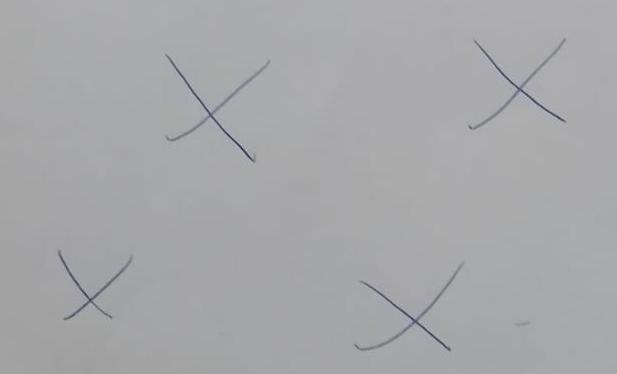
#> input picture imagen2.jpg, 617 x 374 px
$ python main3.py
#> lines starting #> are read from the running program, lines starting #| are printed output that depends on the picture; after the words box and inside, x2 and y2 are one past the last pixel; in counts of white or black regions, pixels touching at a corner belong together
import cv2

# Cargar la imagen
image = cv2.imread("imagen2.jpg")
#> image is the input picture: shape (374, 617, 3); mean B, G, R 169.7, 167.7, 167.3

# Convertir a escala de grises
gray = cv2.cvtColor(image, cv2.COLOR_BGR2GRAY)

# Aplicar umbralización adaptativa para obtener una imagen binaria
thresh = cv2.adaptiveThreshold(gray, 255, cv2.ADAPTIVE_THRESH_GAUSSIAN_C, cv2.THRESH_BINARY_INV, 11, 2)
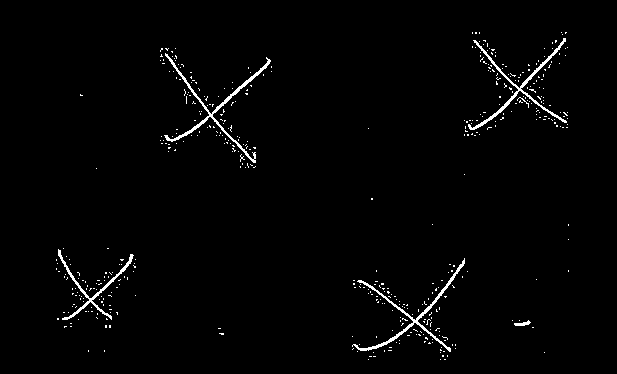
#> thresh: shape (374, 617); 1.7% white in thin lines or dots, all inside (x1, y1, x2, y2) = (56, 32, 569, 360)

# Encontrar los contornos de la imagen binaria
contours, hierarchy = cv2.findContours(thresh, cv2.RETR_TREE, cv2.CHAIN_APPROX_SIMPLE)
#> contours = 463 contours, 458 with area under 20; largest, box (x1, y1, x2, y2) and area: (164, 53, 271, 163) 537, (352, 258, 465, 352) 496, (468, 38, 567, 130) 490, (58, 249, 134, 320) 342, (514, 320, 531, 326) 36

# Contar el número de contornos que parecen una X
count = 0
coord_x = []
coord_y = []
for contour in contours:
    approx = cv2.approxPolyDP(contour, 0.01*cv2.arcLength(contour, True), True)
    if len(approx) == 1:
        x, y, w, h = cv2.boundingRect(contour)
        if w/h > 0.8 and w/h < 1.2:
            count += 1/50
            conteo=round(count,0)
            # Selecciona la coordenada central de la equis
            coord_x.append((x + w) / 2)
            coord_y.append((y + h) / 2)
#> this loop made 463 passes
#> (x, y, count, conteo) on passes 2, 3, 8, 9, 10, 12, 18, 20, 24, 25, 26, 28: (440, 359, 0.02, 0), (368, 359, 0.04, 0), (544, 352, 0.06, 0), (440, 352, 0.08, 0), (373, 352, 0.1, 0), (357, 351, 0.12, 0), (455, 348, 0.14, 0), (441, 347, 0.16, 0), (359, 344, 0.18, 0), (399, 343, 0.2, 0), (432, 342, 0.22, 0), (396, 342, 0.24, 0)
#> (x, y) on pass 161: (96, 283)
#> after the loop, coord_x = 185 values, max 284.5 at index 78, min 29 at index 73, mean 166.4; coord_y = 185 values, max 180 at index 0, min 16.5 at index 184, mean 94.34; count = 3.7

# Imprimir el resultado
print("Cantidad de equis escritas con lápiz:", conteo)
#| Cantidad de equis escritas con lápiz: 4.0
print("Coordenadas de las equis:", coord_x, coord_y)
#> (printed output is left out)

$ run again, with imagen.jpg copied over imagen2.jpg
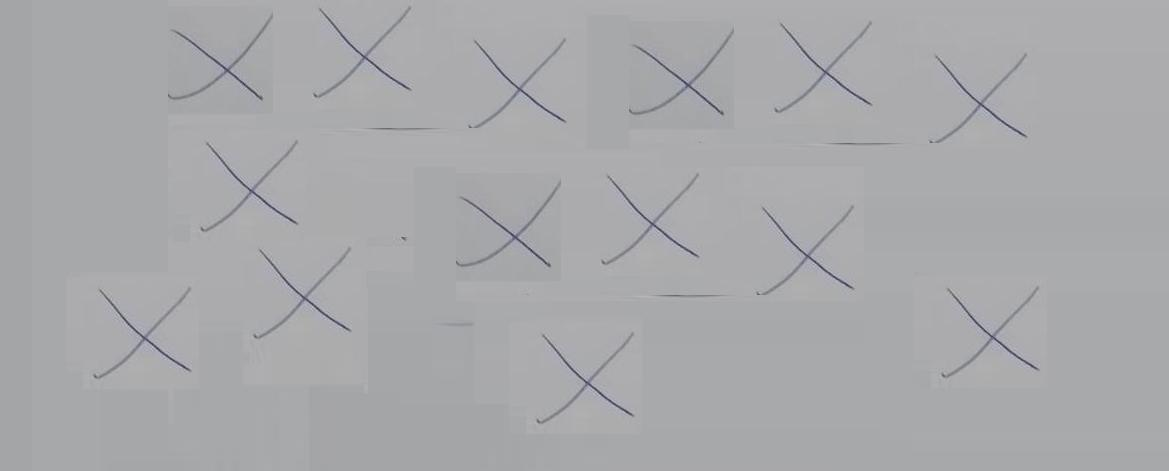
#> input picture imagen.jpg, 1169 x 471 px
#> image is the input picture: shape (471, 1169, 3); mean B, G, R 171.2, 168.9, 168.4
#> `thresh = cv2.adaptiveThreshold(gray, 255, cv2.ADAPTIVE_THRESH_GAUSSIAN..`:
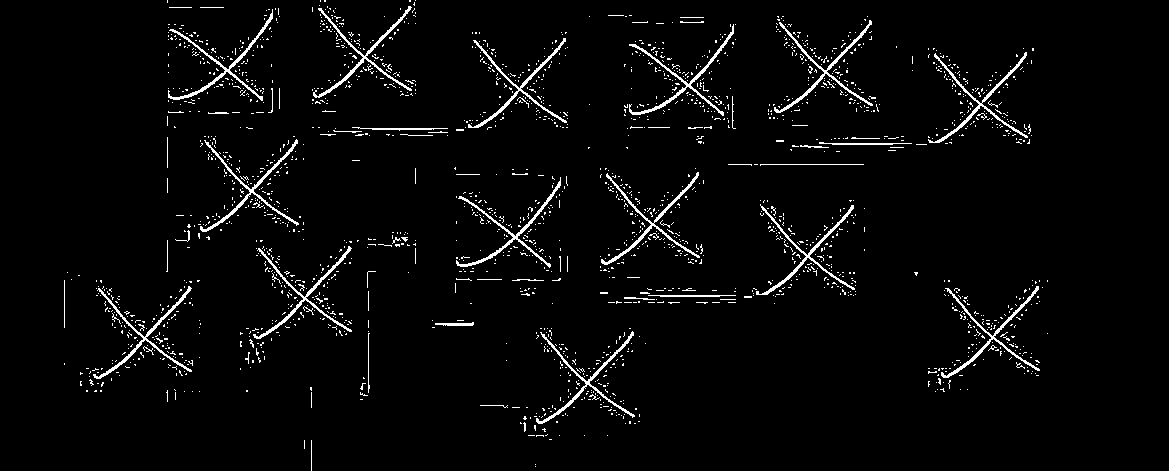
#> thresh: shape (471, 1169); 3.4% white in thin lines or dots, all inside (x1, y1, x2, y2) = (64, 0, 1048, 471)
#> contours = 2189 contours, 2171 with area under 20; largest, box (x1, y1, x2, y2) and area: (629, 24, 734, 116) 508, (313, 6, 412, 98) 503, (601, 172, 700, 265) 502, (93, 286, 192, 379) 502, (253, 246, 352, 339) 502
#> the loop `for contour in contours:` made 2189 passes
#> (x, y, count, conteo) on passes 1, 2, 6, 7, 8, 15, 24, 27: (535, 466, 0.02, 0), (535, 464, 0.04, 0), (607, 435, 0.06, 0), (584, 435, 0.08, 0), (559, 435, 0.1, 0), (625, 423, 0.12, 0), (539, 416, 0.14, 0), (621, 415, 0.16, 0)
#> after the loop `for contour in contours:`: coord_x = 708 values, max 524 at index 108, min 34 at index 216, mean 283.2; coord_y = 708 values, max 233.5 at index 0, min 0.5 at index 707, mean 96.41; count = 14.16
#| Cantidad de equis escritas con lápiz: 14.0
#> (printed output is left out)
